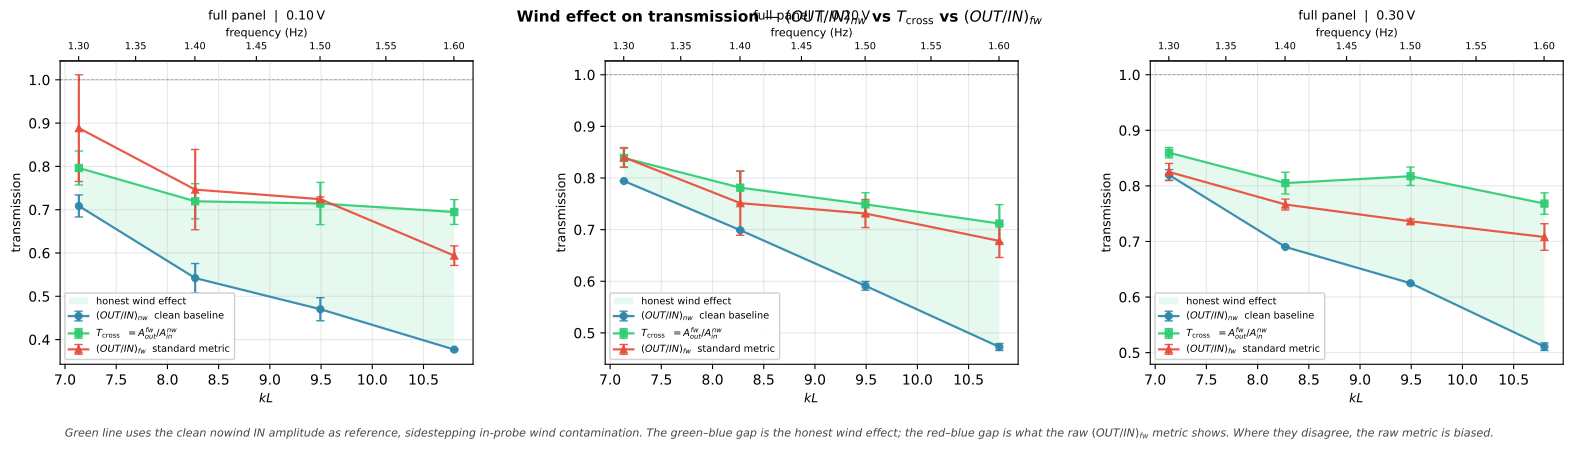

The Python source for this figure:
"""
T_cross figure — CH05 §3b alternative wind-effect metric
=========================================================

Three curves on the same axes, per amplitude:
  OUT/IN_nw   = A_out^nw / A_in^nw   (blue)  — the nowind baseline
  T_cross     = A_out^fw / A_in^nw   (green) — OUT under wind, referenced
                                               to the *clean* nowind IN
  OUT/IN_fw   = A_out^fw / A_in^fw   (red)   — standard fullwind metric

Green vs blue = the honest wind effect on transmission (clean incident
reference). Red vs blue = the effect as the standard metric shows it.
Their disagreement at higher frequency is the IN-probe wind-contamination
bias (CLAUDE.md §16).

The three curves reduce to the identity T_cross / (OUT/IN_nw) = A_out^fw
/ A_out^nw — a ratio that lives entirely on the OUT probe, which is
sheltered by the panel and immune to the IN-contamination problem.

Prerequisite: A_in must be approximately wind-independent at each
frequency within a matched mooring group (paddle output should not
depend on whether the fan is on). The original T_cross idea doc
(`t_cross_idea.md`) showed the loose230/loose300 moorings satisfy this
at 1.3 Hz within ±5%. Here we pool loose230+loose300 (already merged
in meta_results per the CH04 §3c finding that mooring length has no
detectable transmission effect in the thesis band), which gives enough
samples per (freq, amp) to compute SEM.

Run from repo root:
    conda run -n draumkvedet python analysis_scratch/t_cross_figure.py

Outputs:
    analysis_scratch/t_cross_figure.pdf             (combined quick-view)
    analysis_scratch/t_cross_figure_summary.csv      (per-(freq,amp) numbers)
    output/FIGURES/ch05_t_cross_{10,20,30}V.pdf      (thesis subfigures)
    output/TEXFIGU/ch05_t_cross.tex                  (stub, write-once)
"""

import sys
import warnings
from pathlib import Path

warnings.filterwarnings("ignore")

import numpy as np
import pandas as pd
import matplotlib

matplotlib.use("Agg")
import matplotlib.pyplot as plt
import matplotlib.gridspec as gridspec

BASE = Path(__file__).resolve().parent.parent
sys.path.insert(0, str(BASE))

import os
os.chdir(BASE)

from wavescripts.improved_data_loader import load_analysis_data
from wavescripts.plot_utils import freq_to_kL, add_freq_axis

# ── I/O ────────────────────────────────────────────────────────────────────────
SCRATCH_PDF = Path(__file__).parent / "t_cross_figure.pdf"
SCRATCH_CSV = Path(__file__).parent / "t_cross_figure_summary.csv"
THESIS_BASE = "ch05_t_cross"
STUB_PATH   = BASE / "output" / "TEXFIGU" / f"{THESIS_BASE}.tex"

# meta_results: two validated lowrange folders, cond4 only
RESULTS_DIRS = [
    Path("waveprocessed/PROCESSED-20260326-ProbePos4_31_FPV_2-tett6roof-under9Mooring-height100-lowrange"),
    Path("waveprocessed/PROCESSED-20260327-ProbePos4_31_FPV_2-tett6roof-under9Mooring30-height100-lowrange"),
]

# Canonical IN reference is the mean of 9373/170 and 9373/340 (added by
# wavescripts/mean_in_probe.apply_mean_in_reference below). T_cross was
# originally prototyped on 9373/170 alone; using the mean eliminates the
# single-probe-glitch risk (e.g. the 0.3 V nowind 1.6 Hz outlier that
# the H&G window check caught).
IN_POS, OUT_POS = "9373_mean", "12400/250"
IN_FFT  = f"Probe {IN_POS} Amplitude (FFT)"
OUT_FFT = f"Probe {OUT_POS} Amplitude (FFT)"

FREQS = [1.3, 1.4, 1.5, 1.6]   # thesis scope
AMPS  = [0.1, 0.2, 0.3]

# ── 1. Load ────────────────────────────────────────────────────────────────────
print("1. Loading meta_results …")
meta, _, _, _ = load_analysis_data(*RESULTS_DIRS, load_processed=False)
# Match main_save_figures.py: merge loose230/loose300 → below_90_loose
meta["Mooring"] = meta["Mooring"].replace({
    "below_90_loose230": "below_90_loose",
    "below_90_loose300": "below_90_loose",
})
# Match main_save_figures.py: use the mean of 9373/170 and 9373/340 as the
# canonical IN reference. Adds the "Probe 9373_mean Amplitude (FFT)" column.
from wavescripts.mean_in_probe import apply_mean_in_reference
apply_mean_in_reference(meta, disagreement_threshold_frac=0.10)

wave = meta[
    meta["WaveFrequencyInput [Hz]"].notna()
    & (meta["WaveFrequencyInput [Hz]"] > 0)
    & (meta["PanelCondition"] == "full")
    & (meta["quality_flag"] == "ok")
    & meta[IN_FFT].notna()
    & meta[OUT_FFT].notna()
    & (meta[IN_FFT] > 0)
].copy()
wave["freq_r"] = wave["WaveFrequencyInput [Hz]"].round(2)
wave["amp_r"]  = wave["WaveAmplitudeInput [Volt]"].round(2)
print(f"   {len(wave)} wave runs available")

# ── 2. Compute per-(freq, amp) stats ──────────────────────────────────────────
def mean_std_n(vals):
    vals = np.asarray(vals, dtype=float)
    vals = vals[np.isfinite(vals)]
    if len(vals) == 0:
        return np.nan, np.nan, 0
    return float(vals.mean()), float(vals.std(ddof=1)) if len(vals) > 1 else 0.0, int(len(vals))

rows = []
for amp in AMPS:
    for f in FREQS:
        sub = wave[(wave["amp_r"] == amp) & (wave["freq_r"] == f)]
        nw = sub[sub["WindCondition"] == "no"]
        fw = sub[sub["WindCondition"] == "full"]

        A_in_nw_m, A_in_nw_s, n_nw   = mean_std_n(nw[IN_FFT])
        A_out_nw_m, A_out_nw_s, _    = mean_std_n(nw[OUT_FFT])
        A_in_fw_m, A_in_fw_s, n_fw   = mean_std_n(fw[IN_FFT])
        A_out_fw_m, A_out_fw_s, _    = mean_std_n(fw[OUT_FFT])

        # Per-run OUT/IN values (mean, std)
        outin_nw = (nw[OUT_FFT] / nw[IN_FFT]).values
        outin_fw = (fw[OUT_FFT] / fw[IN_FFT]).values
        outin_nw_m, outin_nw_s, _ = mean_std_n(outin_nw)
        outin_fw_m, outin_fw_s, _ = mean_std_n(outin_fw)

        # T_cross: A_out_fw / A_in_nw. Compute per-fw-run then divide by
        # the mean A_in_nw (bootstrap / SEM from the numerator spread).
        if n_nw > 0 and n_fw > 0 and A_in_nw_m > 0:
            tcross_values = fw[OUT_FFT].values / A_in_nw_m
            tcross_m, tcross_s, _ = mean_std_n(tcross_values)
            # Propagate the nowind denominator uncertainty (quadrature).
            rel_den = (A_in_nw_s / A_in_nw_m) if A_in_nw_m > 0 else 0.0
            rel_num = (tcross_s / tcross_m) if tcross_m > 0 else 0.0
            rel_tot = np.sqrt(rel_num**2 + rel_den**2)
            tcross_s_total = tcross_m * rel_tot
        else:
            tcross_m, tcross_s_total = np.nan, np.nan

        rows.append({
            "amp": amp, "freq": f, "kL": float(freq_to_kL(np.array([f]))[0]),
            "n_nw": n_nw, "n_fw": n_fw,
            "A_in_nw": A_in_nw_m, "A_in_nw_std": A_in_nw_s,
            "A_in_fw": A_in_fw_m, "A_in_fw_std": A_in_fw_s,
            "A_out_nw": A_out_nw_m, "A_out_nw_std": A_out_nw_s,
            "A_out_fw": A_out_fw_m, "A_out_fw_std": A_out_fw_s,
            "outin_nw": outin_nw_m, "outin_nw_std": outin_nw_s,
            "outin_fw": outin_fw_m, "outin_fw_std": outin_fw_s,
            "tcross":   tcross_m,   "tcross_std":   tcross_s_total,
        })
df = pd.DataFrame(rows)
df.to_csv(SCRATCH_CSV, index=False)
print(f"   Stats → {SCRATCH_CSV.relative_to(BASE)}")

# Also verify A_in wind-independence (paddle output consistent with/without wind)
print("\n2. A_in wind-independence check per (freq, amp) — paddle consistency")
print(f"   {'amp':>4} {'freq':>5}  {'A_in_nw':>8} ± {'std':<5}  {'A_in_fw':>8} ± {'std':<5}  {'ratio fw/nw':>11}")
for _, r in df.iterrows():
    if r["n_nw"] == 0 or r["n_fw"] == 0:
        continue
    ratio = r["A_in_fw"] / r["A_in_nw"] if r["A_in_nw"] > 0 else np.nan
    flag = "⚠" if (ratio < 0.90 or ratio > 1.15) else ""
    print(f"   {r['amp']:>4.1f} {r['freq']:>5.1f}  "
          f"{r['A_in_nw']:>8.3f} ± {r['A_in_nw_std']:<5.3f}  "
          f"{r['A_in_fw']:>8.3f} ± {r['A_in_fw_std']:<5.3f}  "
          f"{ratio:>10.3f}  {flag}")

# ── 3. Plot — 3 separate thesis PDFs + combined scratch preview ──────────────
print("\n3. Plotting …")

COLOR_NW     = "#2E86AB"  # blue
COLOR_TCROSS = "#2ECC71"  # green
COLOR_FW     = "#E74C3C"  # red


def draw_t_cross_ax(ax, sub: pd.DataFrame, amp: float):
    """Three curves on one axes: OUT/IN_nw, T_cross, OUT/IN_fw."""
    if sub.empty:
        ax.text(0.5, 0.5, "no data", ha="center", va="center",
                transform=ax.transAxes, color="gray")
        return

    x = sub["kL"].values

    def _line(y, yerr, color, label, marker, ls="-"):
        mask = np.isfinite(y)
        if mask.sum() == 0:
            return
        ax.errorbar(x[mask], y[mask],
                    yerr=(yerr[mask] if yerr is not None else None),
                    fmt=marker + ls, color=color, label=label,
                    capsize=3, markersize=5, lw=1.6, alpha=0.92)

    _line(sub["outin_nw"].values, sub["outin_nw_std"].values,
          COLOR_NW, r"$(OUT/IN)_{nw}$  clean baseline", "o")
    _line(sub["tcross"].values, sub["tcross_std"].values,
          COLOR_TCROSS, r"$T_{\mathrm{cross}}$  $= A_{out}^{fw} / A_{in}^{nw}$", "s")
    _line(sub["outin_fw"].values, sub["outin_fw_std"].values,
          COLOR_FW, r"$(OUT/IN)_{fw}$  standard metric", "^")

    # Shade the honest wind effect (green − blue) where both exist
    mask = np.isfinite(sub["outin_nw"].values) & np.isfinite(sub["tcross"].values)
    if mask.sum() >= 2:
        ax.fill_between(x[mask], sub["outin_nw"].values[mask],
                        sub["tcross"].values[mask],
                        color=COLOR_TCROSS, alpha=0.12, lw=0,
                        label="honest wind effect")

    ax.axhline(1.0, color="black", lw=0.6, ls="--", alpha=0.4)
    ax.set_xlabel(r"$kL$", fontsize=9)
    ax.set_ylabel("transmission", fontsize=9)
    ax.set_title(f"full panel  |  {amp:.2f}\u202fV", fontsize=9)
    ax.grid(True, alpha=0.3)
    ax.legend(fontsize=7, loc="lower left", framealpha=0.92)
    add_freq_axis(ax)


# Combined preview (3 panels side-by-side)
fig = plt.figure(figsize=(16, 4.6))
gs = gridspec.GridSpec(1, 3, figure=fig, wspace=0.32,
                       left=0.05, right=0.99, top=0.84, bottom=0.18)
for i, amp in enumerate(AMPS):
    ax = fig.add_subplot(gs[0, i])
    draw_t_cross_ax(ax, df[df["amp"] == amp].sort_values("kL"), amp)
fig.suptitle(
    r"Wind effect on transmission — $(OUT/IN)_{nw}$ vs $T_{\mathrm{cross}}$ vs $(OUT/IN)_{fw}$",
    fontsize=11, fontweight="bold", y=0.95,
)
fig.text(0.5, 0.02,
         r"Green line uses the clean nowind IN amplitude as reference, sidestepping "
         r"in-probe wind contamination. The green–blue gap is the honest wind effect; "
         r"the red–blue gap is what the raw $(OUT/IN)_{fw}$ metric shows. "
         r"Where they disagree, the raw metric is biased.",
         ha="center", fontsize=8, color="#444", style="italic")
SCRATCH_PDF.parent.mkdir(parents=True, exist_ok=True)
fig.savefig(SCRATCH_PDF, bbox_inches="tight")
print(f"   Scratch preview → {SCRATCH_PDF.relative_to(BASE)}")
plt.close(fig)

# Thesis subfigures: one PDF per amplitude
thesis_names = []
for amp in AMPS:
    fig_s, ax_s = plt.subplots(figsize=(6, 3.6))
    draw_t_cross_ax(ax_s, df[df["amp"] == amp].sort_values("kL"), amp)
    fig_s.subplots_adjust(left=0.12, right=0.97, top=0.84, bottom=0.15)
    amp_tag = f"{int(round(amp * 100)):02d}V"
    fname = f"{THESIS_BASE}_{amp_tag}"
    fpath = BASE / "output" / "FIGURES" / f"{fname}.pdf"
    fpath.parent.mkdir(parents=True, exist_ok=True)
    fig_s.savefig(fpath, bbox_inches="tight")
    print(f"   Thesis PDF    → {fpath.relative_to(BASE)}")
    plt.close(fig_s)
    thesis_names.append(fname)

# ── 4. LaTeX stub ─────────────────────────────────────────────────────────────
print("\n4. Writing .tex stub …")
STUB_PATH.parent.mkdir(parents=True, exist_ok=True)
if not STUB_PATH.exists():
    # Headline number for the caption: max (T_cross − OUT/IN_fw) across the
    # thesis band. Expresses "how much the standard metric underestimates
    # the true wind effect at worst".
    valid = df.dropna(subset=["tcross", "outin_fw"])
    if not valid.empty:
        diff = valid["tcross"] - valid["outin_fw"]
        worst_idx = diff.abs().idxmax()
        worst = valid.loc[worst_idx]
        worst_str = (f"{worst['tcross']:.3f} vs {worst['outin_fw']:.3f} at "
                     f"$f = {worst['freq']:.1f}$\\,Hz, ${worst['amp']:.2f}$\\,V")
    else:
        worst_str = "—"

    subfigs = []
    for name, amp in zip(thesis_names, AMPS):
        subfigs.append(
            "  \\begin{subfigure}[b]{0.32\\linewidth}\n"
            "    \\centering\n"
            f"    \\includegraphics[width=\\linewidth]{{FIGURES/{name}.pdf}}\n"
            f"    \\caption{{${amp:.2f}$\\,V}}\n"
            f"    \\label{{fig:{name}}}\n"
            "  \\end{subfigure}"
        )
    _caption = (
        r"Wind effect on transmission measured three ways: "
        r"$(OUT/IN)_{nw}$ (blue, nowind baseline); "
        r"$T_{\mathrm{cross}} = A_{out}^{fw}/A_{in}^{nw}$ (green, fullwind OUT referenced "
        r"to the clean nowind IN); and $(OUT/IN)_{fw}$ (red, standard fullwind metric). "
        r"The green--blue gap is the wind effect measured with the clean incident "
        r"reference. The red--blue gap is the same effect as reported by the standard "
        r"ratio; the two disagree where the IN probe is contaminated by wind noise at "
        r"the paddle frequency (CLAUDE.md \S 16). Worst-case divergence between the "
        rf"two metrics: {worst_str}. Each subfigure is one input amplitude; "
        r"$n$ per point in \texttt{analysis\_scratch/t\_cross\_figure\_summary.csv}."
    )
    _stub = (
        "%! TEX root = ../main.tex\n"
        "% =============================================================\n"
        "% IMMUTABLE — generated automatically, do not edit this block\n"
        "%   script          : analysis_scratch/t_cross_figure.py\n"
        "%   plot_type       : t_cross\n"
        "%   chapter         : 05\n"
        f"%   subfigures      : {', '.join(thesis_names)}\n"
        "% =============================================================\n"
        "\\begin{figure}[htbp]\n"
        "  \\centering\n"
        + "\n  \\hfill\n".join(subfigs) + "\n"
        "  \\caption[T\\_cross: wind effect via clean nowind reference]{%\n"
        f"    {_caption}\n"
        "  }\n"
        f"  \\label{{fig:{THESIS_BASE}}}\n"
        "\\end{figure}\n"
    )
    STUB_PATH.write_text(_stub)
    print(f"   Wrote stub    → {STUB_PATH.relative_to(BASE)}")
else:
    print(f"   Stub exists (not overwritten): {STUB_PATH.relative_to(BASE)}")

print("\nDone.")
